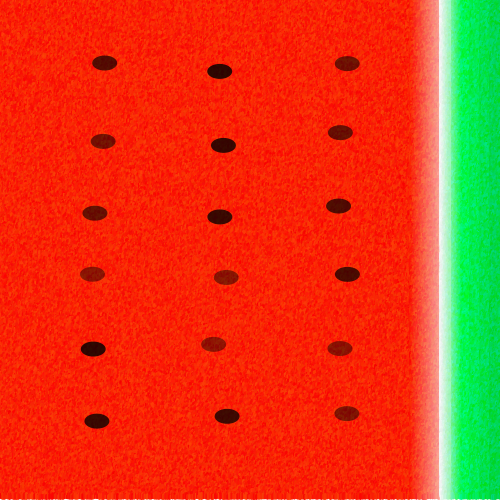
Frame 1 (no input)
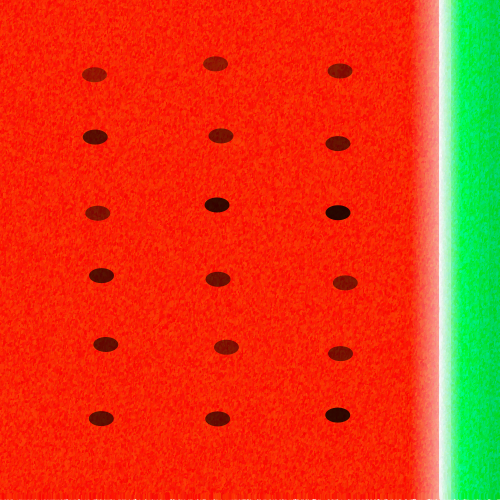
Frame 2 (the mouse pressed at the canvas centre, redrawn once)

The Processing sketch that drew these frames (run headless with seeded random() and noise(); the mouse was pressed at the canvas centre and the sketch redrawn once):

// Processing sketch: processing_11203
// ── processing_11203.pde

void setup() {
  size(500, 500);
  colorMode(HSB);
  background(255);
  smooth();
  noLoop();
}


void draw() {
  drawSuika(410, 0, 0); //red
  drawSuika(30, 5, 410); //white  
  drawKawa1(30, 12); //green1
  drawKawa1(10, 10); //white  
  drawKawa2(230, 240, 470); //green2
  drawKawa2(220, 230, 480); //green3
  drawKawa2(210, 220, 490); //green4  
  drawTane(); //tane
}


void drawSuika(float a1, float a2, float a3) {
  for(int x = 0; x < height/2; x++) {
    for(int i = 0; i < a1; i++) {
      strokeWeight(random(1, 3));
      stroke(random(10), random(245, 255) - i * a2, random(245, 255));
      line(a3 + i, x * 2, a3 + i, x * 2 - random(2, 5));
    }
  }
}


void drawKawa1(float b1, float b2) {
  for(int x = 0; x < height/2; x++) {
    for(int i = 0; i < b1; i++) {
      strokeWeight(random(1, 3));
      stroke(random(90, 110), i * b2, random(240, 250));
      line(440 + i, x * 2, 440 + i, x * 2 - random(2, 5));
    }
  }
}


void drawKawa2(float c1, float c2, float c3) {
  for(int x = 0; x < height/2; x++) {
    for(int i = 0; i < 10; i++) {
      strokeWeight(random(1, 3));
      stroke(random(90, 110), 255, random(c1, c2));
      line(c3 + i, x * 2, c3 + i, x * 2 - random(2, 5));
    }
  }
}


void drawTane() {
  noStroke();
  float range = random(6, 8);
  for(int y = 0; y < 6; y++) {
    for(int x = 0; x < 3; x++) {
      fill(0, random(100, 230));
      ellipse(100 + x * 120 + random(-range, range),
              70 + y * 70 + random(-range, range), 
              25, 15);
    }
  }
}
